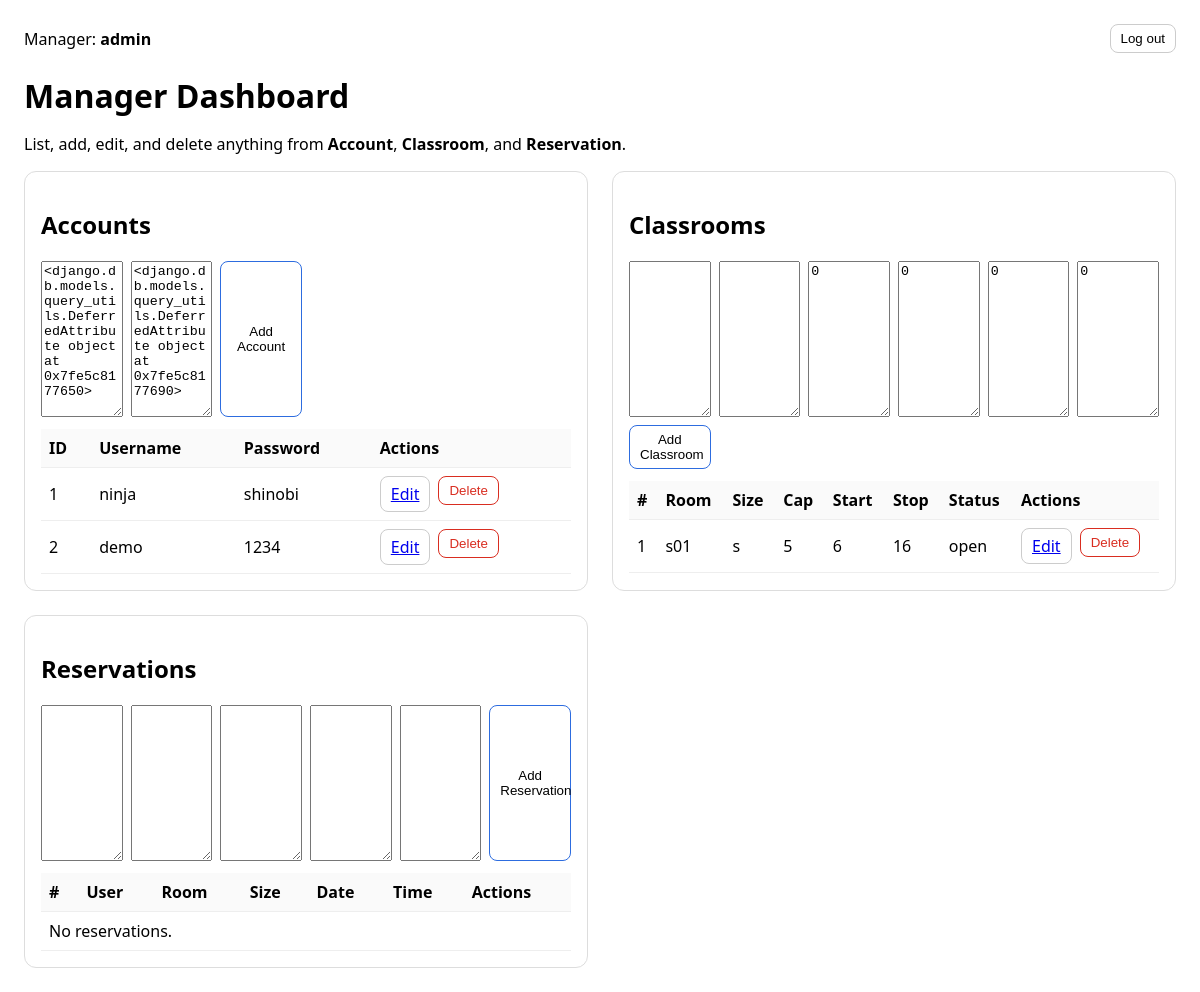
/manager/account/1/edit/ (signed in), run on an earlier commit of the app's database.
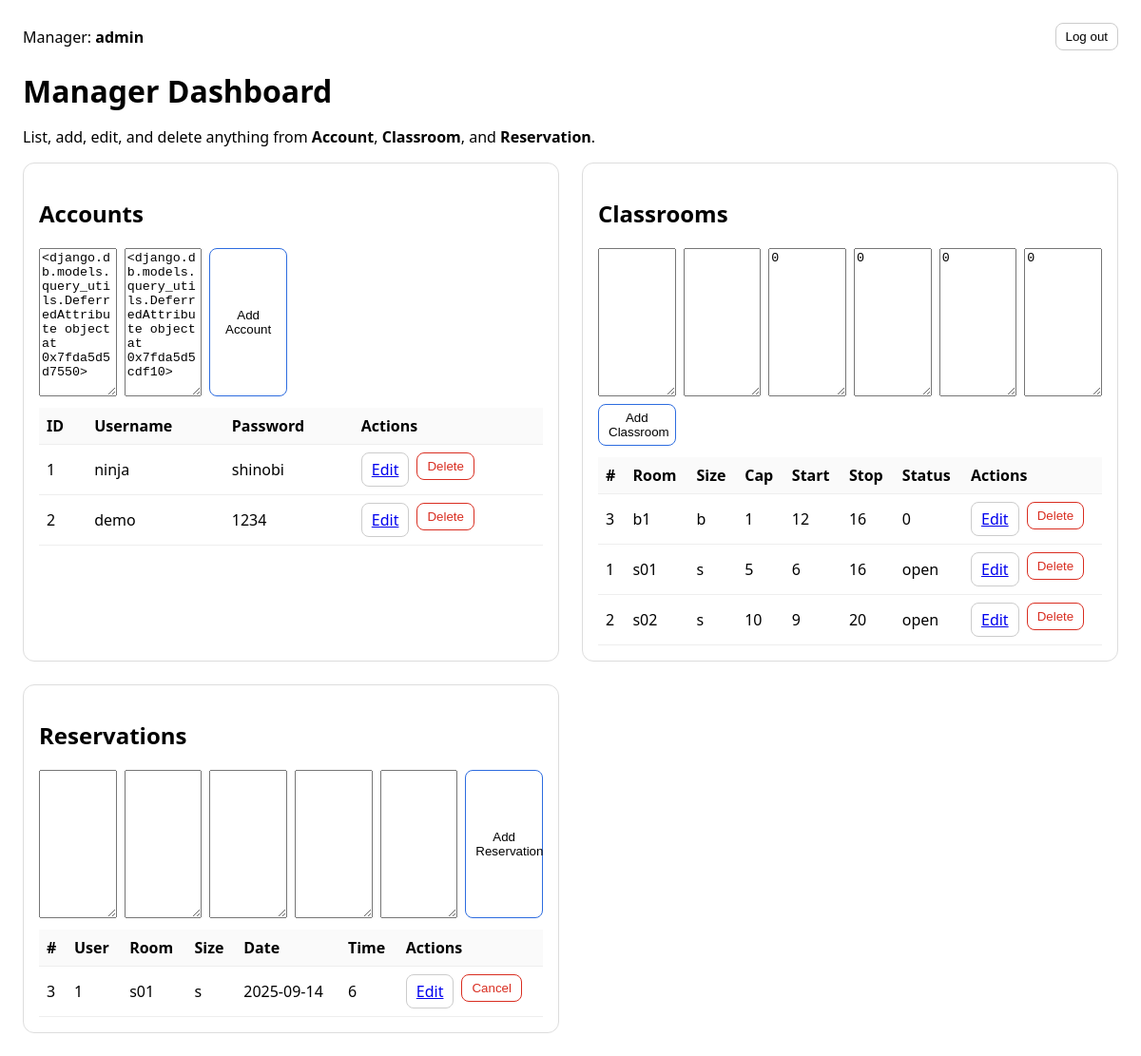
And on a later commit of the database.
### website/models.py (models this page shows, shortened)
class Account(models.Model):
    userName = models.TextField()
    password = models.TextField()
    class Meta:
        db_table = "account"

### rooms/models.py (models this page shows, shortened)
class Classroom(models.Model):
    roomnumber = models.TextField()
    roomsize = models.TextField()
    roomcapacity = models.TextField(default="0")
    start_time = models.TextField(default="0")
    stop_time = models.TextField(default="0")
    status = models.TextField(default="0")
    class Meta:
        db_table = "classroom"

class Reservation(models.Model):
    user = models.TextField()
    roomnumber = models.TextField()
    roomsize = models.TextField()
    time = models.TextField()  # O'clock
    date = models.TextField()
    class Meta:
        db_table = "reserve"

### manager/views.py (the view)
# urls.py: path("account/<int:pk>/edit/", views.account_edit, name="account_edit"),
@require_manager
@require_http_methods(["GET", "POST"])
def account_edit(request, pk):
    acc = Account
    if request.method == "POST":
        form = AccountForm(request.POST, instance=acc)
        if form.is_valid():
            form.save()
            return redirect("manager_dashboard")
    else:
        form = AccountForm(instance=acc)
    ctx = {
        "manager_name": request.session.get("manager_name"),
        "accounts": Account.objects.all().order_by("id"),
        "classrooms": Classroom.objects.all().order_by("roomnumber"),
        "reservations": Reservation.objects.all().order_by("-id"),
        "account_form": form,
        "classroom_form": ClassroomForm(),
        "reservation_form": ReservationForm(),
    }
    return render(request, "manager/dashboard.html", ctx)

### manager/forms.py
class AccountForm(forms.ModelForm):
    class Meta:
        model = Account
        fields = ["userName", "password"]

class ClassroomForm(forms.ModelForm):
    class Meta:
        model = Classroom
        fields = ["roomnumber", "roomsize", "roomcapacity", "start_time", "stop_time", "status"]

### manager/views.py (called while the page is built)
def require_manager(view_fn):
    @wraps(view_fn)
    def _wrapped(request, *args, **kwargs):
        if not request.session.get("manager_id"):
            return redirect("manager_login")
        return view_fn(request, *args, **kwargs)
    return _wrapped

### manager/templates/manager/dashboard.html (shortened to what the changed rows need)
{% load static %}
<!DOCTYPE html>
<html lang="en">
<head>
</head>
<body>
  <h1>Manager Dashboard</h1>
  <div class="grid">
    <section>
      <h2>Accounts</h2>
      <form class="add-form" method="POST" action="{% url 'account_create' %}">
        {{ account_form.userName }}
        {{ account_form.password }}
        <button class="btn btn-primary">Add Account</button>
      </form>
      <table>
        <thead>
          <tr>
            <th>ID</th><th>Username</th><th>Password</th><th>Actions</th>
          </tr>
        </thead>
        <tbody>
          {% for a in accounts %}
          <tr>
            <td>{{ a.id }}</td>
            <td>{{ a.userName }}</td>
            <td>{{ a.password }}</td>
            <td>
              <div class="row-actions">
                <a class="btn" href="{% url 'account_edit' a.id %}" name "">Edit</a>
                <form class="inline" method="POST" action="{% url 'account_delete' a.id %}">
                  <button class="btn btn-danger" onclick="return confirm('Delete this account?')">Delete</button>
                </form>
              </div>
            </td>
          </tr>
          {% empty %}
          <tr><td colspan="4">No accounts.</td></tr>
          {% endfor %}
        </tbody>
      </table>
    </section>
    <section>
      <h2>Classrooms</h2>
      <table>
        <thead>
          <tr>
            <th>#</th><th>Room</th><th>Size</th><th>Cap</th><th>Start</th><th>Stop</th><th>Status</th><th>Actions</th>
          </tr>
        </thead>
        <tbody>
          {% for r in classrooms %}
          <tr>
            <td>{{ r.id }}</td>
            <td>{{ r.roomnumber }}</td>
            <td>{{ r.roomsize }}</td>
            <td>{{ r.roomcapacity }}</td>
            <td>{{ r.start_time }}</td>
            <td>{{ r.stop_time }}</td>
            <td>{{ r.status }}</td>
            <td>
              <div class="row-actions">
                <a class="btn" href="{% url 'classroom_edit' r.id %}">Edit</a>
                <form class="inline" method="POST" action="{% url 'classroom_delete' r.id %}">
                  <button class="btn btn-danger" onclick="return confirm('Delete this classroom?')">Delete</button>
                </form>
              </div>
            </td>
          </tr>
          {% empty %}
          <tr><td colspan="8">No classrooms.</td></tr>
          {% endfor %}
        </tbody>
      </table>
    </section>
    <section>
      <h2>Reservations</h2>
      <table>
        <thead>
          <tr>
            <th>#</th><th>User</th><th>Room</th><th>Size</th><th>Date</th><th>Time</th><th>Actions</th>
          </tr>
        </thead>
        <tbody>
          {% for z in reservations %}
          <tr>
            <td>{{ z.id }}</td>
            <td>
              {{ z.user }}
            </td>
            <td>{{ z.roomnumber }}</td>
            <td>{{ z.roomsize }}</td>
            <td>{{ z.date }}</td>
            <td>{{ z.time }}</td>
            <td>
              <div class="row-actions">
                <a class="btn" href="{% url 'reservation_edit' z.id %}">Edit</a>
                <form class="inline" method="POST" action="{% url 'reservation_delete' z.id %}">
                  <button class="btn btn-danger" title="Cancel this reservation" onclick="return confirm('Cancel (delete) this reservation?')">
                    Cancel
                  </button>
                </form>
              </div>
            </td>
          </tr>
          {% empty %}
          <tr><td colspan="7">No reservations.</td></tr>
          {% endfor %}
        </tbody>
      </table>
    </section>
  </div>
</body>
</html>

What changed in the data, as far as the page shows it:
added Classroom: id "3", roomnumber "b1", roomsize "b", roomcapacity "1", start_time "12", stop_time "16", status "0"
added Classroom: id "2", roomnumber "s02", roomsize "s", roomcapacity "10", start_time "9", stop_time "20", status "open"
added Reservation: id "3", user "1", roomnumber "s01", roomsize "s", date "2025-09-14", time "6"
Also different on the page:
form field userName: "<django.db.models.query_utils.DeferredAttribute object at 0x7fe5c8177650>" → "<django.db.models.query_utils.DeferredAttribute object at 0x7fda5d5d7550>"
form field password: "<django.db.models.query_utils.DeferredAttribute object at 0x7fe5c8177690>" → "<django.db.models.query_utils.DeferredAttribute object at 0x7fda5d5cdf10>"
text no longer shown: "No reservations."
